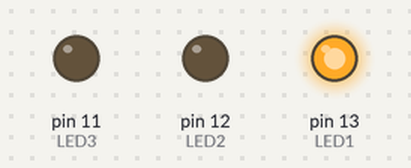
A sketch run on a simulated Arduino Uno, built with avr-gcc and run on an emulated ATmega328P. Shown: output pins drawn as LEDs (lit = HIGH).

Above: at 0.3 s.
At 0.6 s:
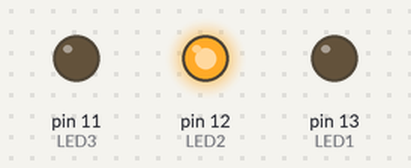
At 1.7 s:
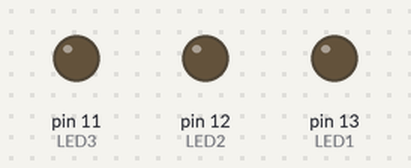
At 2.8 s:
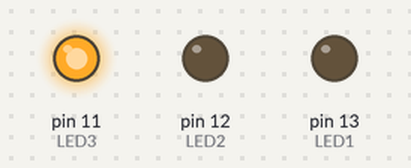
Timing chart, 0 to 3.7 s (numbered marks = the images above):
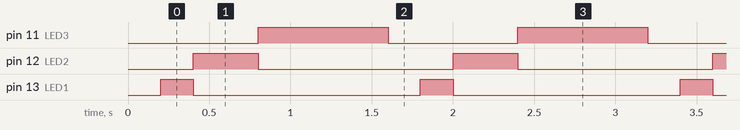

Measured:
- by itself, pin 11 (LED3): alternates HIGH for 0.80 s and LOW for 0.80 s
- by itself, pin 12 (LED2): alternates HIGH for 0.40 s and LOW for 1.2 s
- by itself, pin 13 (LED1): alternates HIGH for 0.20 s and LOW for 1.4 s

The sketch:

nsotom3Lab1.ino
```cpp
// 1- Nygel Sotomayor 655654678
// 2- Lab 1 - Get started with Arduino
// 3- Description - This code turns on and off the 3 connected LEDS sequentually with a timer increasing by 2 times the last lights timer,
//                  while also checking if the other lights are currently off aswell to not overlap with eachother
// 4- There weren't much assumptions made, the lab was straightforward
// 5- References - The only reference I utilized was https://www.arduino.cc/reference/en/language/functions/time/millis/ to see the functionality of the millis() function
// 6- Demo: https://youtu.be/9V-nkYybnMo
long timeDelay = 3000;
const int LED1 = 13;
const int LED2 = 12;
const int LED3 = 11;
int LED1STATE = LOW;
int LED2STATE = LOW;
int LED3STATE = LOW;
unsigned long lastTime1 = 0;
unsigned long lastTime2 = 0;
unsigned long lastTime3 = 0;

void setup() {
  // put your setup code here, to run once:
pinMode(13, OUTPUT);
pinMode(12, OUTPUT);
pinMode(11, OUTPUT);
}

void loop() {
  // put your main code here, to run repeatedly:
  unsigned long currentTime = millis();
  if (currentTime - lastTime1 >= 200) {
    lastTime1 = currentTime;
    if ( LED1STATE == LOW && LED2STATE == LOW && LED3STATE == LOW) {
      LED1STATE = HIGH;
    } else {
      LED1STATE = LOW;
    }
    digitalWrite(LED1, LED1STATE);
  }
  if (currentTime - lastTime2 >= 400) {
    lastTime2 = currentTime;
    if ( LED2STATE == LOW && LED1STATE == LOW && LED3STATE == LOW) {
      LED2STATE = HIGH;
    } else {
      LED2STATE = LOW;
    }
    digitalWrite(LED2, LED2STATE);
  }
  if (currentTime - lastTime3 >= 800) {
    lastTime3 = currentTime;
    if ( LED3STATE == LOW && LED2STATE == LOW && LED1STATE == LOW) {
      LED3STATE = HIGH;
    } else {
      LED3STATE = LOW;
    }
    digitalWrite(LED3, LED3STATE);
}
}
```
